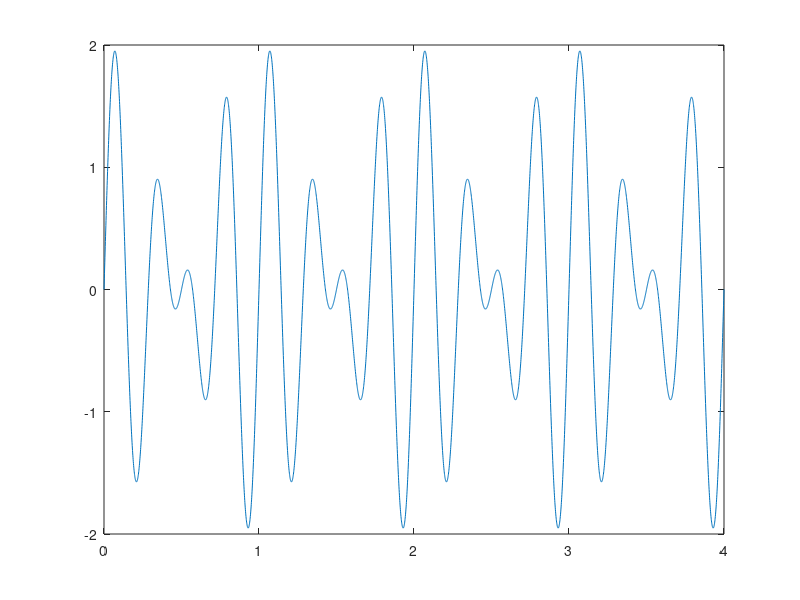

Write MATLAB code to recreate this figure.
fx = (6*pi)/(2*pi);
fy = (8*pi)/(2*pi);
f0 = gcd(fx,fy);

T = 1/f0;

t = 0:0.001:4*T;

x=sin(6*pi*t);
y=sin(8*pi*t);

z=x+y;

plot(t,z)